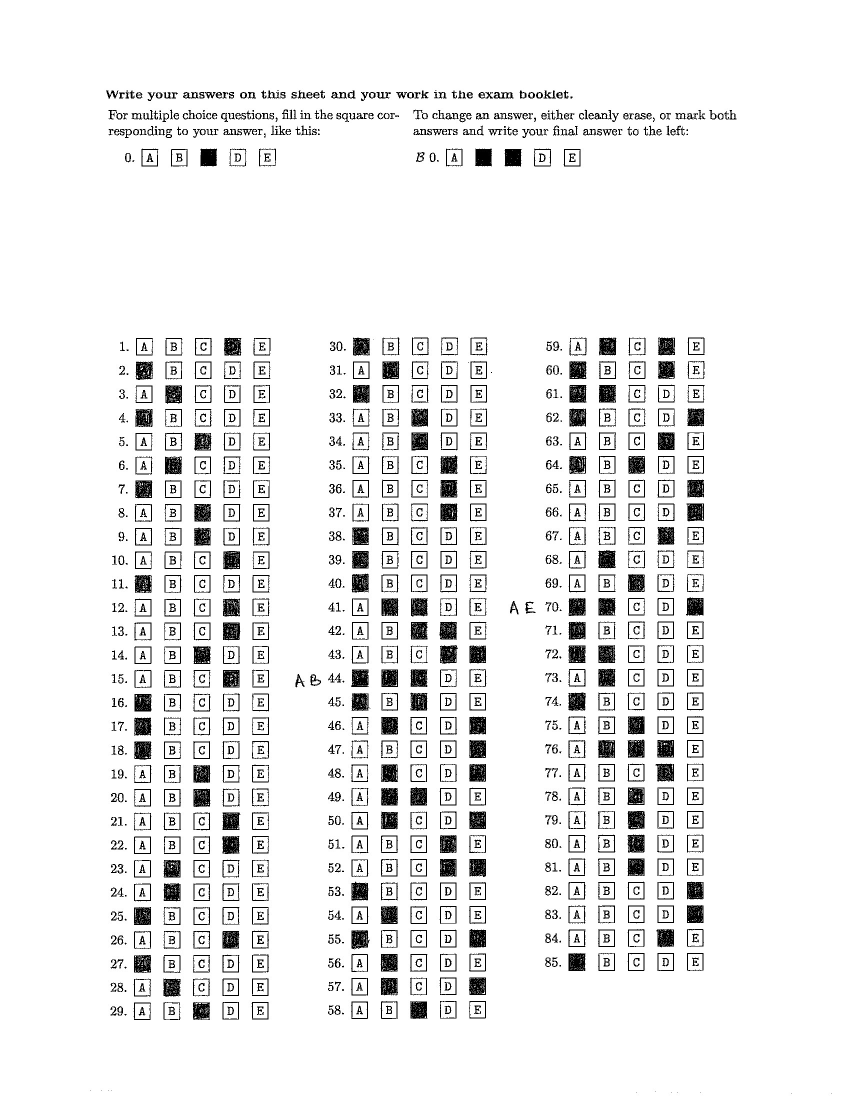
#> input picture test-images/b-27.jpg, 1700 x 2200 px (shown at 1/2 size)
$ python edge-detection.py
#> lines starting #> are read from the running program, lines starting #| are printed output that depends on the picture
from PIL import Image, ImageDraw, ImageFilter, ImageOps
import numpy as np

# Load the original image
image = Image.open('test-images/b-27.jpg')
#> image is the input picture: PIL image 1700x2200 L; min 0, max 255, mean 237.4
#############################################
print(image.size)
#| (1700, 2200)
left = 130
top = 655
right = 1470
# Define a specific bottom value instead of using 'height + 655'
bottom = 2100  # Example, adjust based on your needs

# Crop the image
cropped_image = image.crop((left, top, right, bottom))
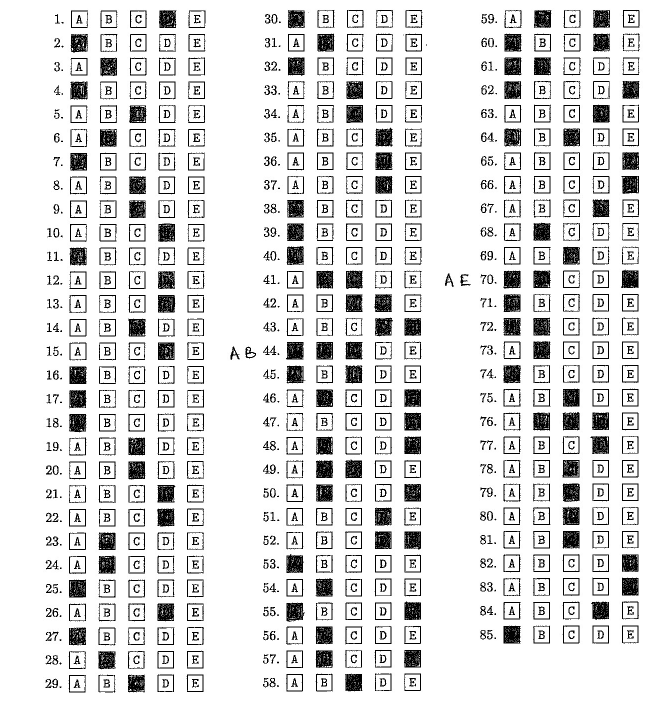
#> cropped_image: PIL image 1340x1445 L (shown at 1/2 size); min 0, max 255, mean 224.1

# Resize the image, preserving aspect ratio
base_width = 850
w_percent = (base_width / float(cropped_image.size[0]))
#> w_percent = 0.634
h_size = int((float(cropped_image.size[1]) * float(w_percent)))
#> h_size = 916
resized_image = cropped_image.resize((base_width, h_size), Image.Resampling.LANCZOS)

# Save or process the resized image
resized_image.save('resized_and_cropped.jpg')

##############################################

gray_image = resized_image.convert("L")

guassain_image = gray_image.filter(ImageFilter.GaussianBlur(radius=1))
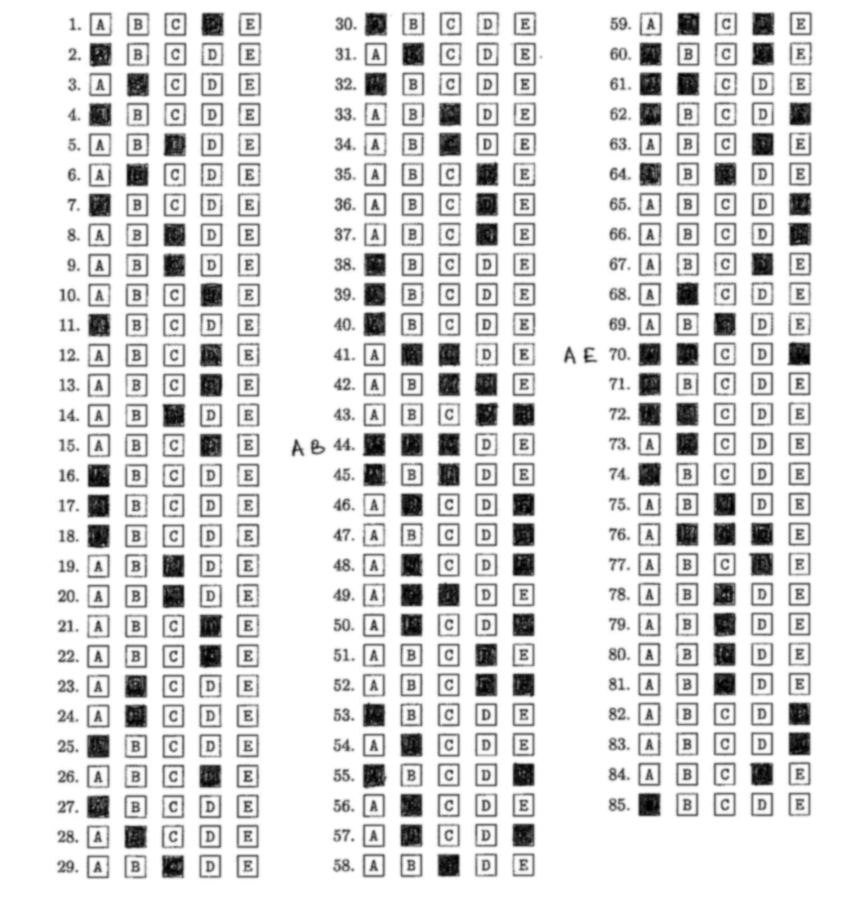
#> guassain_image: PIL image 850x916 L; min 0, max 255, mean 223
# # Apply binarization threshold
# thresh = 110
# binarized_image = guassain_image.point(lambda p: 255 if p > thresh else 0)
# binarized_image.save("output2.png")

##############################################
import numpy as np

def sobel_edge_detection_vectorized(image_array):
    Gx = np.array([[-1, 0, 1], [-2, 0, 2], [-1, 0, 1]])
    Gy = np.array([[-1, -2, -1], [0, 0, 0], [1, 2, 1]])

    # Preallocate gradient arrays
    sx = np.zeros_like(image_array, dtype=np.float32)
    sy = np.zeros_like(image_array, dtype=np.float32)

    # Apply Sobel filter (excluding the border pixels)
    sx[1:-1, 1:-1] = np.sum(np.stack([image_array[1:-1, 1:-1] * Gx[1, 1],
                                      image_array[:-2, :-2] * Gx[0, 0], image_array[:-2, 1:-1] * Gx[0, 1], image_array[:-2, 2:] * Gx[0, 2],
                                      image_array[1:-1, :-2] * Gx[1, 0], image_array[1:-1, 2:] * Gx[1, 2],
                                      image_array[2:, :-2] * Gx[2, 0], image_array[2:, 1:-1] * Gx[2, 1], image_array[2:, 2:] * Gx[2, 2]]), axis=0)
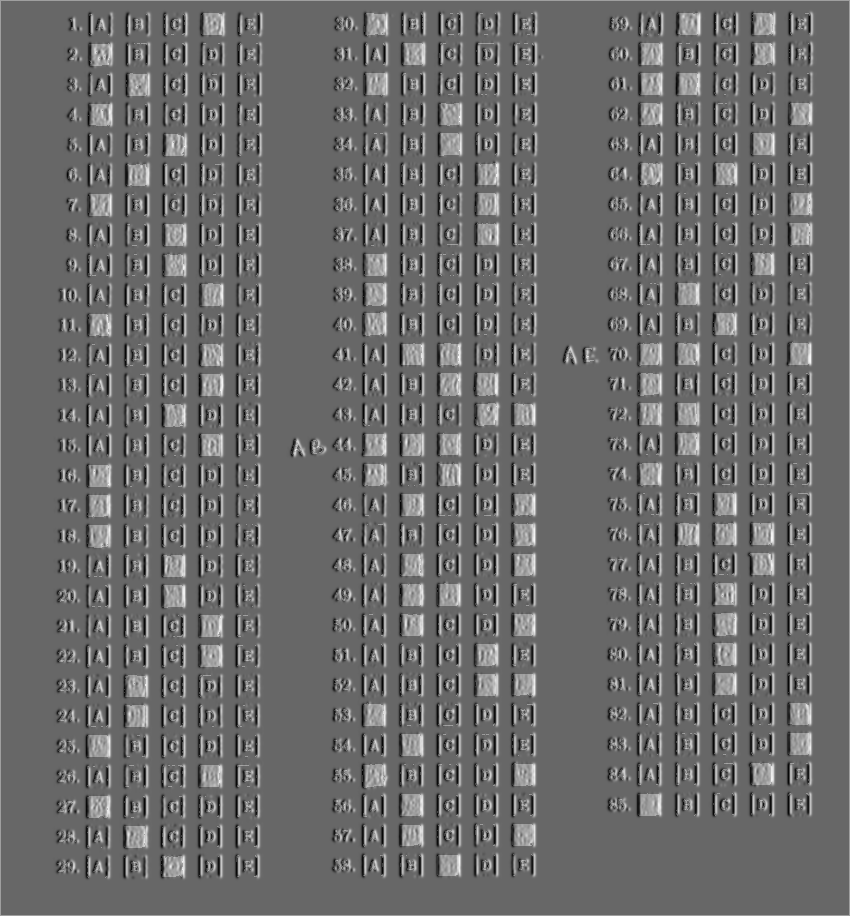
#> sx: shape (916, 850) float32; min -726, max 434, mean -233.4; drawn with min black and max white

    sy[1:-1, 1:-1] = np.sum(np.stack([image_array[1:-1, 1:-1] * Gy[1, 1],
                                      image_array[:-2, :-2] * Gy[0, 0], image_array[:-2, 1:-1] * Gy[0, 1], image_array[:-2, 2:] * Gy[0, 2],
                                      image_array[1:-1, :-2] * Gy[1, 0], image_array[1:-1, 2:] * Gy[1, 2],
                                      image_array[2:, :-2] * Gy[2, 0], image_array[2:, 1:-1] * Gy[2, 1], image_array[2:, 2:] * Gy[2, 2]]), axis=0)
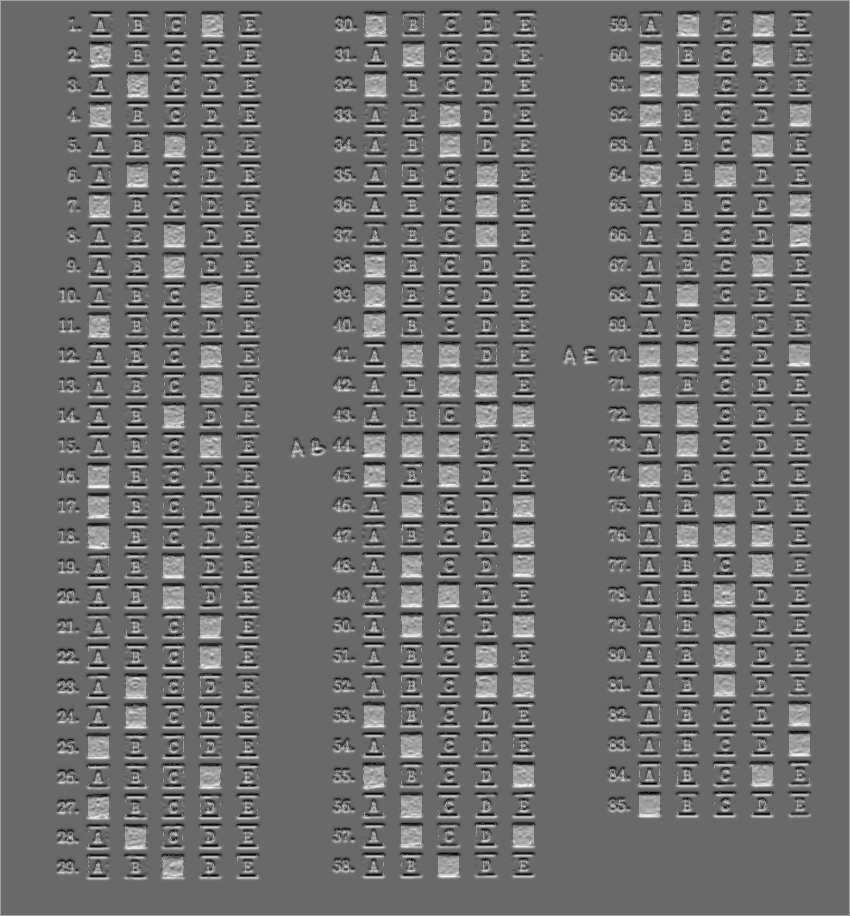
#> sy: shape (916, 850) float32; min -730, max 418, mean -233.4; drawn with min black and max white

    # Calculate the gradient magnitude
    gradient_magnitude = np.sqrt(sx**2 + sy**2)
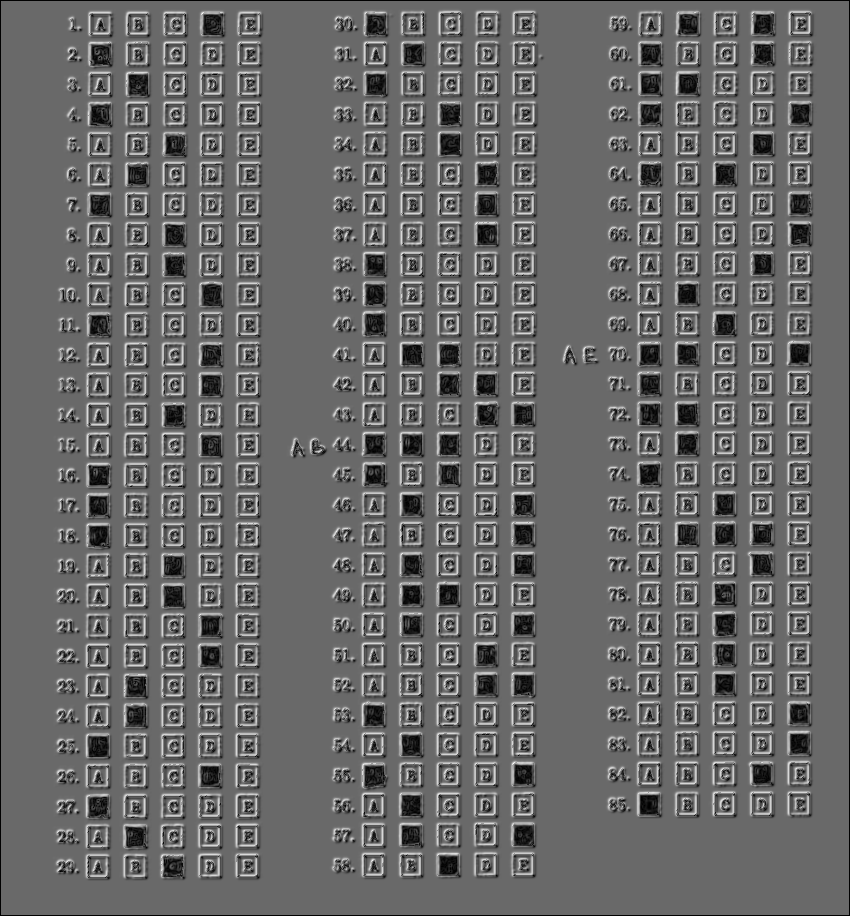
#> gradient_magnitude: shape (916, 850) float32; min 0, max 871.2, mean 361.1; drawn with min black and max white

    # Normalize to the range 0 to 255
    gradient_magnitude = np.clip((gradient_magnitude / gradient_magnitude.max()) * 255, 0, 255)

    return np.uint8(gradient_magnitude)

# Usage example
guassain_image_np = np.array(guassain_image)  # Assuming guassain_image is already defined
edge_image_np = sobel_edge_detection_vectorized(guassain_image_np)

# Convert back to image for saving
edge_image = Image.fromarray(edge_image_np)
edge_image.save('omr_sheet_edges.jpg')


#############################################


##########################################
import numpy as np

def find_top_left_corner(edge_detected_image, start_x_range, end_x_range, top, bottom):
    for x in range(start_x_range, end_x_range):
        column = edge_detected_image[top:bottom, x]
        edge_start_indices = np.where(column > 128)[0]  # Assuming edge pixels are white
        if edge_start_indices.size > 0:
            y = edge_start_indices[0] + top  # First edge pixel in column
            # Validate if x is within the specified range to ensure correctness
            if start_x_range <= x < end_x_range:
                return x, y
    return None

# Example usage
edge_detected_np = np.array(Image.open('omr_sheet_edges.jpg').convert('L'))
start_x_range, end_x_range = 80, 110  # Example range where you expect to find the first bubble
top, bottom = 15, 35  # Vertical range to focus the search on the first row of bubbles

# Assuming 'edge_detected_np' is your edge-detected image loaded as a NumPy array
top_left_corner = find_top_left_corner(edge_detected_np, start_x_range, end_x_range, top, bottom)
#> the loop in find_top_left_corner, `for x in range(start_x_range, end_x_range):` made 1 pass
#> (edge_start_indices, y) on pass 1: ([11, 12], 26)
#> top_left_corner = (80, 26)
if top_left_corner:
    print(f"Top-left corner found at: {top_left_corner} and the start values are {start_x_range, top}")
#| Top-left corner found at: (80, 26) and the start values are (80, 15)
else:
    print("No edge found within the specified range.")

################################
#Overlaying red and green points

from PIL import Image, ImageDraw

# Load the edge-detected image and convert it to an RGB image for drawing
trail = Image.open('omr_sheet_edges.jpg')
rgb_image = trail.convert("RGB")
draw = ImageDraw.Draw(rgb_image)

# Define the radius for the ellipse and the horizontal jump between dots
radius = 10
horizontal_jump = 38  # Adjusted for the spacing between dots horizontally

# Dynamically determined starting points (top_left_corner)
start_x = top_left_corner[0]  # Use the dynamically found start_x
#> start_x = 80
start_y = top_left_corner[1]  # Use the dynamically found start_y
#> start_y = 26

# Define other parameters for rows
vertical_jump = 30  # Distance between rows
rows = 29  # Total number of rows
cols = 5   # Assuming 5 options per question

# Loop through rows and columns to draw ellipses
for row in range(rows):
    for col in range(cols):
        # Calculate the center position for each dot
        center_x = start_x + col * horizontal_jump
        center_y = start_y + row * vertical_jump

        # Define the bounding box for the ellipse
        # Note: The ellipse is drawn within a bounding box that defines its outer edges
        top_left = (center_x - radius, center_y - radius)
        bottom_right = (center_x + radius, center_y + radius)

        # Choose color based on row for visualization (example: alternate between red and green)
        color = 'red' if row % 2 == 0 else 'green'

        # Draw the ellipse
        draw.ellipse([top_left, bottom_right], outline=color, fill=color)

# Save or show the image with dots
rgb_image.save("gray_image_with_dots.png")
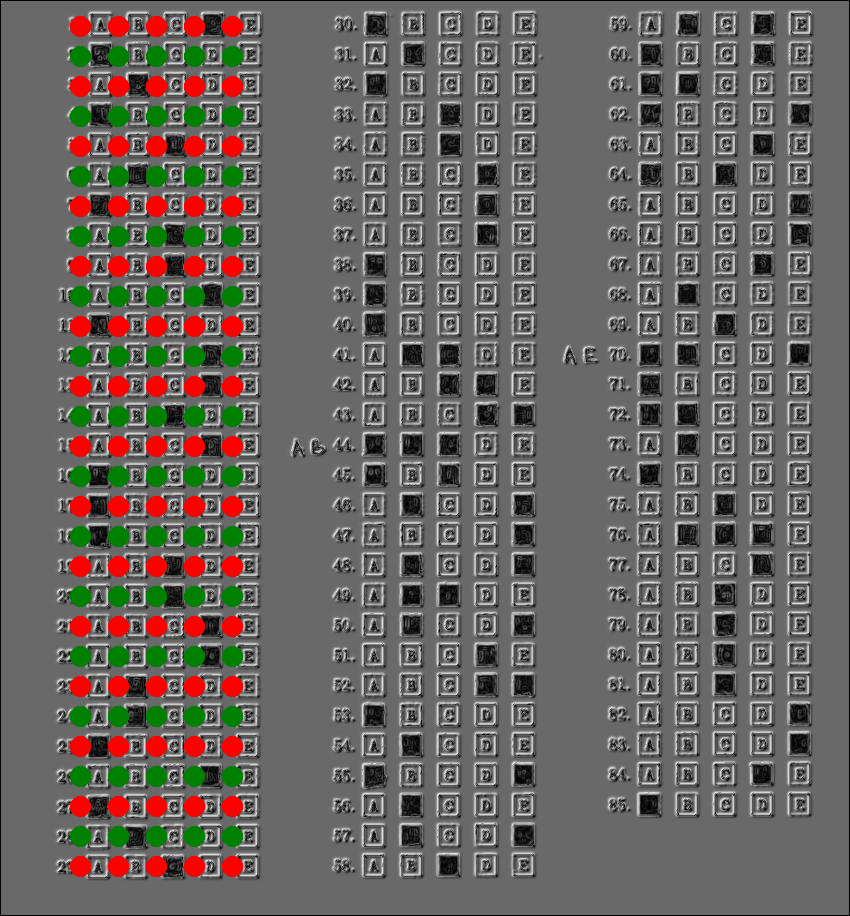
#> saved as gray_image_with_dots.png: PIL image 850x916 RGB; mean R, G, B 106.4, 101.9, 97.8
